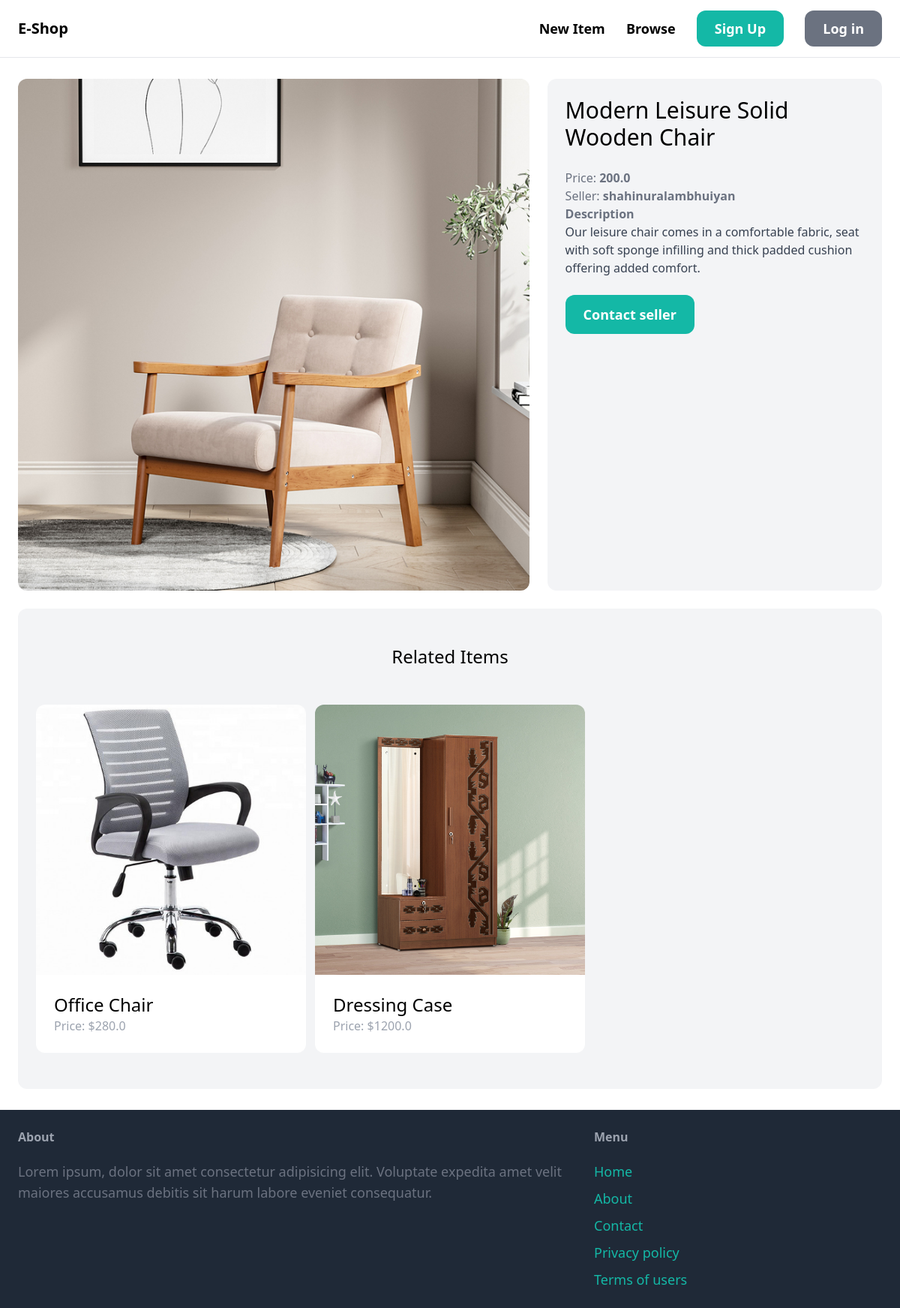
Page /items/6/ on the earlier database version.
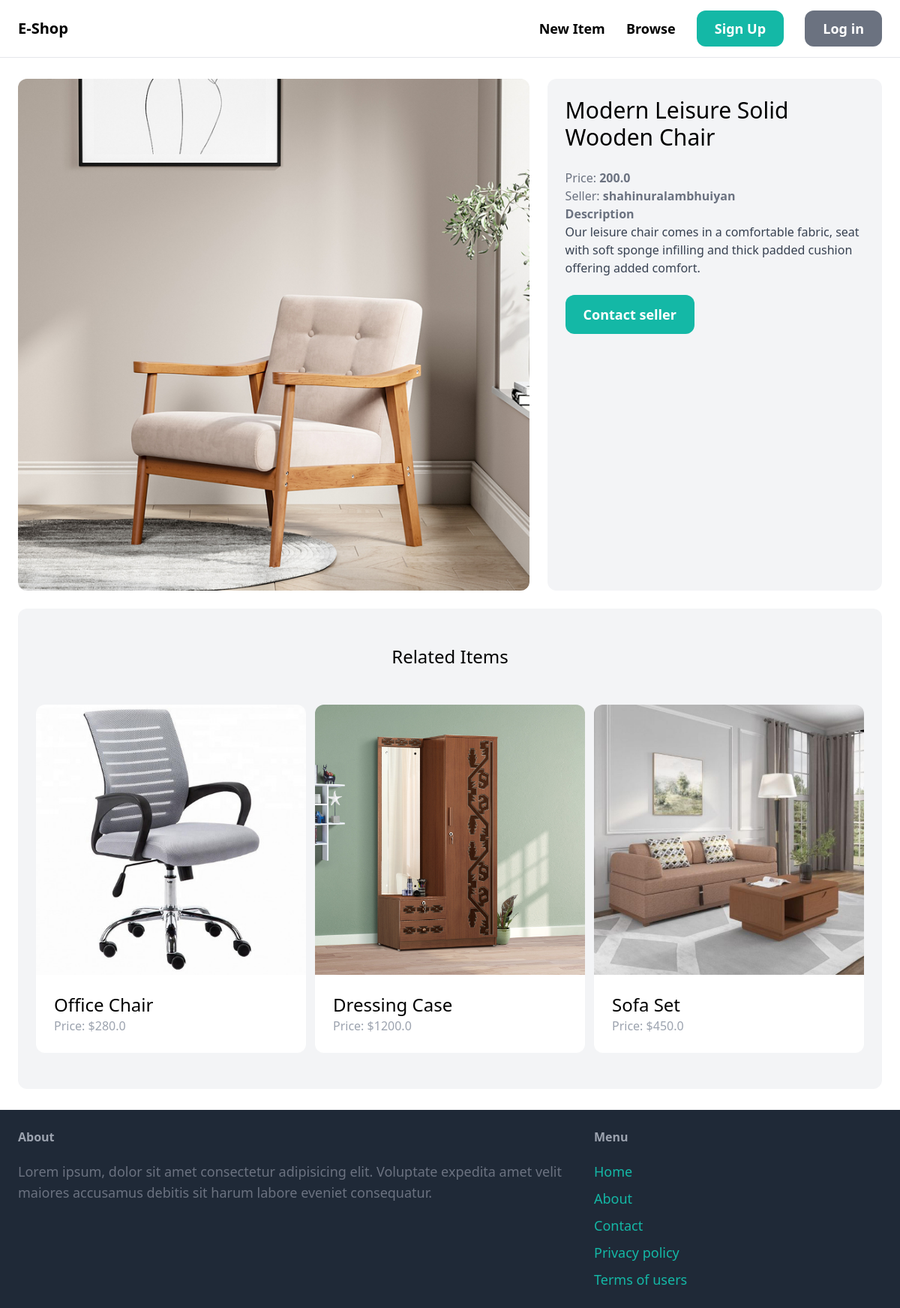
Same page on the later database version.
### item/models.py (models this page shows, shortened)
class Item(models.Model):
     category = models.ForeignKey(Category, related_name='items', on_delete=models.CASCADE)
     name = models.CharField(max_length=255)
     description = models.TextField(blank=True, null=True)
     price = models.FloatField()
     image = models.ImageField(upload_to='item_images', blank=True, null=True)
     is_sold = models.BooleanField(default=False)
     created_by = models.ForeignKey(User, related_name='items', on_delete=models.CASCADE)
     created_at = models.DateTimeField(auto_now_add=True)

### item/views.py (the view)
# urls.py: path('<int:pk>/', views.detail, name='detail'),
def detail(request, pk):
    item = get_object_or_404(Item, pk=pk)
    related_items = Item.objects.filter(category=item.category, is_sold=False).exclude(pk=pk)[0:3]
    return render(request, 'item/detail.html', {
        'item': item,
        'related_items':related_items,
    })

### item/templates/item/detail.html (shortened to what this page needs)
{% extends 'core/base.html' %}
{% block content %}
<div class="grid grid-cols-5 gap-6">
    <div class="col-span-3">
        <img src="{{item.image.url}}" class="rounded-xl">
    </div>
    <div class="col-span-2 p-6 bg-gray-100 rounded-xl">
        <h1 class="mb-6 text-3xl">
            {{item.name}}
        </h1>
        <p class="text-gray-500">Price: <strong>{{item.price}}</strong></p>
        <p class="text-gray-500">Seller: <strong>{{item.created_by.username}}</strong></p>
        {% if item.description %}
        <p class="text-gray-700">
            <strong class="text-gray-500">Description</strong>
            <br>
            {{item.description}}
        </p>
        {% endif %}
        {% if request.user == item.created_by %}
        <div class="mt-6 p-6 bg-white rounded-xl">
            <p class="text-semibold">This is your item!</p>
            <a href="{% url 'item:edit' item.id %}"
                class="inline-block mt-6 px-6 py-3 text-lg font-semibold bg-teal-500 text-white rounded-xl">
                Edit
            </a>
            <a href="{% url 'item:delete' item.id %}"
                class="inline-block mt-6 px-6 py-3 text-lg font-semibold bg-red-500 text-white rounded-xl">
                delete
            </a>
        </div>
        {% else %}
        <a href="{% url 'conversation:new' item.id %}"
            class="inline-block mt-6 px-6 py-3 text-lg font-semibold bg-teal-500 text-white rounded-xl hover:bg-teal-700">
            Contact seller
        </a>
        {% endif %}
    </div>
</div>
<div class="mt-6 px-6 py-12 bg-gray-100 rounded-xl">
    <h2 class="mb-12 text-2xl text-center">Related Items</h2>
    <div class="grid grid-cols-3 gap-3">
        {% for item in related_items %}
        <div>
            <a href="{% url 'item:detail' item.id %}">
                <div>
                    <img src="{{ item.image.url }}" class="rounded-t-xl" alt="">
                </div>
                <div class="p-6 bg-white rounded-b-xl">
                    <h2 class="text-2xl">
                        {{ item.name }}
                    </h2>
                    <p class="text-gray-400">
                        Price: ${{item.price}}
                    </p>
                </div>
            </a>
        </div>
        {%endfor%}
    </div>
</div>
{% endblock %}

Differences in the rows shown:
added Item: image (picture), name "Sofa Set", price "450.0"
